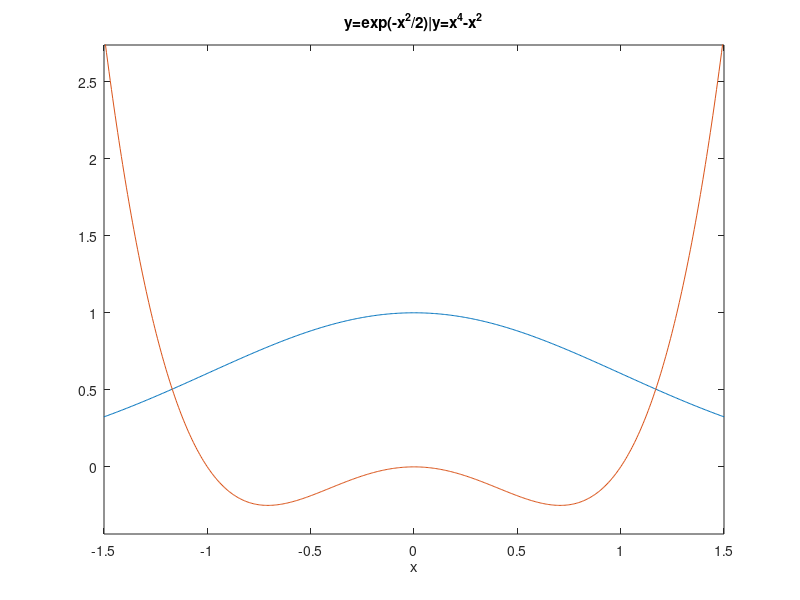

MATLAB code for this plot:
ezplot('x^3-x', [-4 4]);
ezplot('sin(1/x^2)', [-2 2]);
ezplot('tan(x/2)');
axis([-pi pi -10 10])
ezplot('exp(-x^2/2)', [-1.5 1.5]);
hold on
ezplot('x^4-x^2', [-1.5 1.5]);
hold off
title 'y=exp(-x^2/2)|y=x^4-x^2';